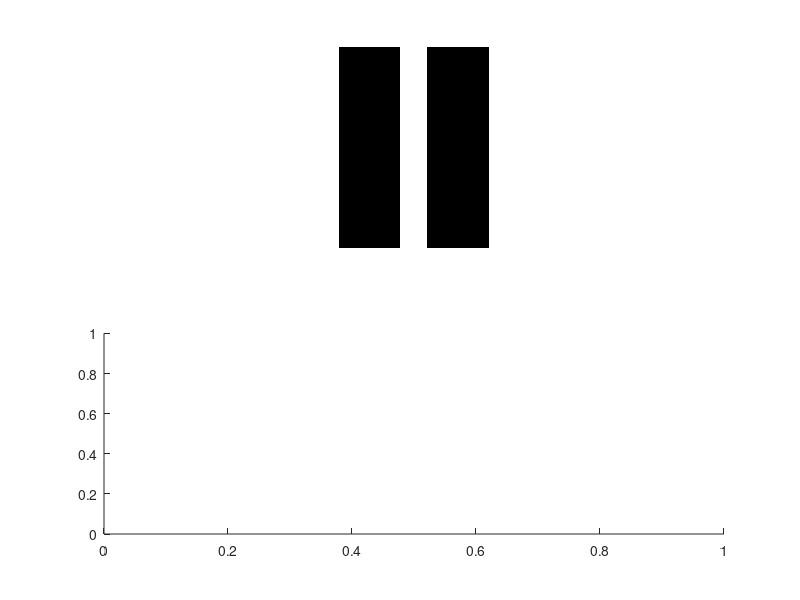

This figure's MATLAB source: (Note: this script raises an error after producing the figure.)
clear;
clc;



pic = zeros(160,120);
test = zeros(160,120);
test(:,50:70) = 1;

imshow(test);

for i = 1:360
outter = int8(20*[cosd(i), sind(i)]);
inner = int8(8*[cosd(i), sind(i)]);
pic(80+outter(1),60+outter(2)) = outter(1)+20*cosd(20);
pic(80+inner(1),60+inner(2)) = inner(1)+8*cosd(20);
end
imshow(pic)

WP = pic.*test;

imshow(WP);

rows = sum(WP,2);
cols = sum(WP,1);

[max_x,~] = max(rows); 
[max_y,~] = max(cols);

WP_Y = mean(find(cols == max_y));
WP_X = mean(find(rows == max_x));


not_test = ~test;
not_test(WP_X,WP_Y) = 1;

imshow(not_test)
%%
subplot(2,1,1)
imshow(test);
subplot(2,1,2)
[H,T,R] = hough(test,'RhoResolution',0.5,'Theta',-90:0.5:89);
imshow(imadjust(rescale(H)),'XData',T,'YData',R,...
      'InitialMagnification','fit');
  title('Hough transform of test');
xlabel('\theta'), ylabel('\rho');
axis on, axis normal, hold on;
colormap(gca,hot);

max(H);





